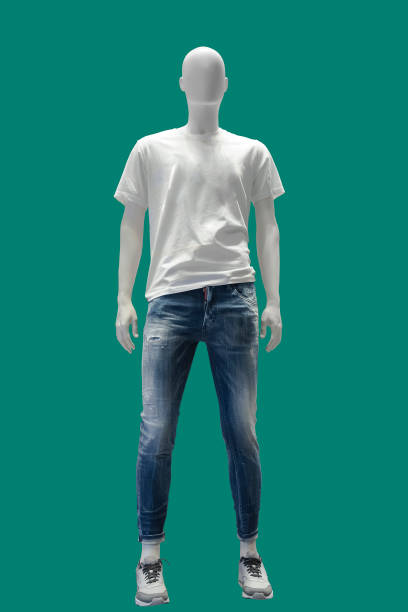
#> input picture grabcut/mannequin.jpg, 408 x 612 px
$ python main.py
#> lines starting #> are read from the running program, lines starting #| are printed output that depends on the picture
import numpy as np
import cv2

image = cv2.imread('mannequin.jpg')
#> image is the input picture: shape (612, 408, 3); mean B, G, R 118.5, 128.5, 26.9
mask = np.zeros(image.shape[:2], np.uint8)

backgroundModel = np.zeros((1, 65), np.float64)
foregroundModel = np.zeros((1, 65), np.float64)

rect = (45, 45, 408, 612)
cv2.grabCut(image, mask, rect, backgroundModel, foregroundModel, 5, cv2.GC_INIT_WITH_RECT)

mask2 = np.where((mask==2) | (mask==0), 0, 1).astype('uint8')
image = image*mask2[:,:,np.newaxis]
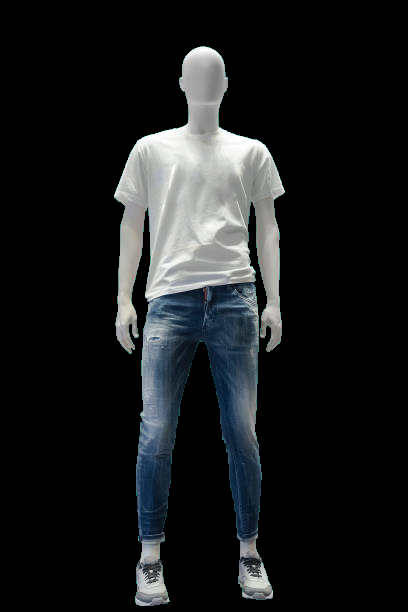
#> image: shape (612, 408, 3); mean B, G, R 28.8, 27.7, 25.9

cv2.imshow("Grabcut", image)
cv2.waitKey()
cv2.destroyAllWindows()
